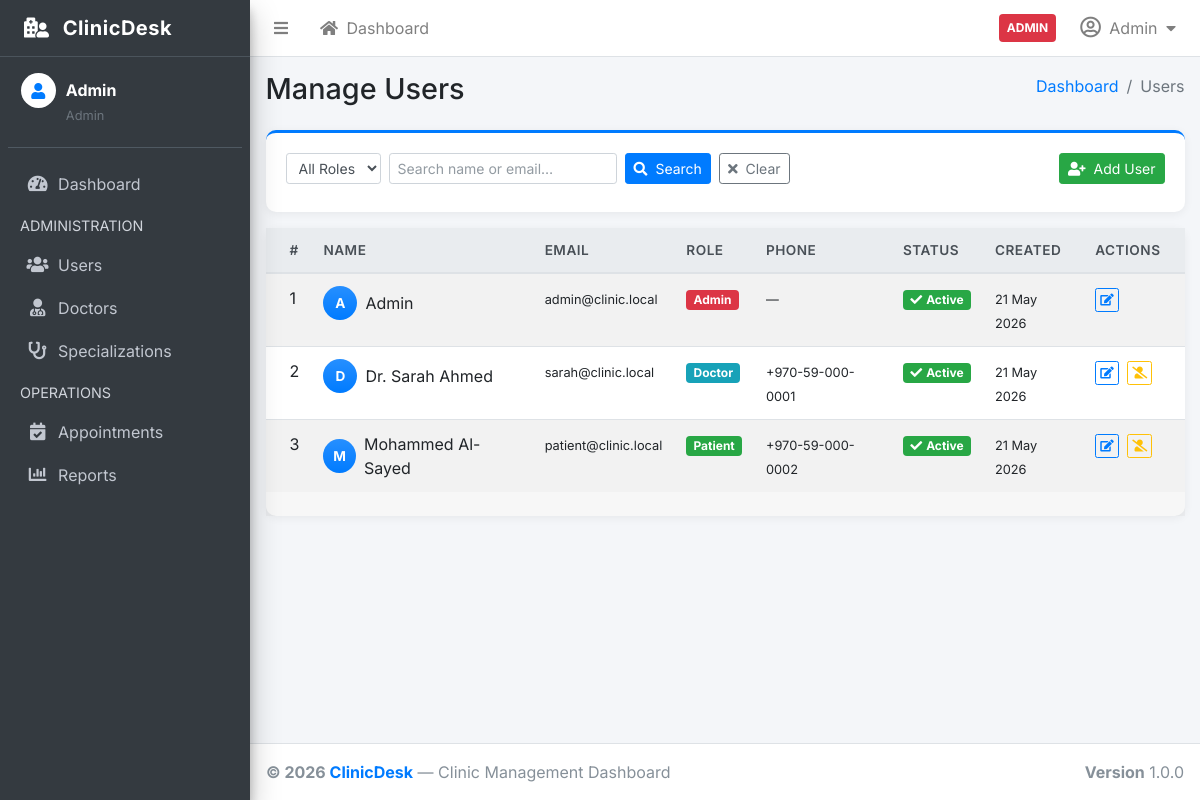
The app's page /index.php?page=users (signed in) with its own data.
### tables this page shows
CREATE TABLE IF NOT EXISTS users (
    id         INT UNSIGNED AUTO_INCREMENT PRIMARY KEY,
    name       VARCHAR(120)  NOT NULL,
    email      VARCHAR(180)  NOT NULL UNIQUE,
    password   VARCHAR(255)  NOT NULL,
    role       ENUM('admin','doctor','patient') NOT NULL DEFAULT 'patient',
    phone      VARCHAR(20)   DEFAULT NULL,
    avatar     VARCHAR(255)  DEFAULT NULL,
    is_active  TINYINT(1)    NOT NULL DEFAULT 1,
    created_at TIMESTAMP     NOT NULL DEFAULT CURRENT_TIMESTAMP
);

### controllers/UserController.php (called while the page is built, shortened)
<?php
require_once __DIR__ . '/../core/Auth.php';
require_once __DIR__ . '/../core/Paginator.php';
require_once __DIR__ . '/../core/helpers.php';
require_once __DIR__ . '/../models/UserModel.php';
class UserController
{
    private UserModel $users;
    public function __construct()
    {
        $this->users   = new UserModel();
    }
    public function index(): void
    {
        $role    = $_GET['role']   ?? '';
        $search  = trim($_GET['search'] ?? '');
        $pageNum = currentPageNum();
        $total     = $this->users->countAll($role, $search);
        $paginator = new Paginator($total, ITEMS_PER_PAGE, $pageNum);
        $usersList = $this->users->getAllPaginated($paginator->offset(), ITEMS_PER_PAGE, $role, $search);
        require_once __DIR__ . '/../views/users/index.php';
    }
}

### core/Auth.php (called while the page is built, shortened)
<?php
require_once __DIR__ . '/../core/helpers.php';
class Auth
{
    public static function currentUser(): ?array
    {
        return $_SESSION['user'] ?? null;
    }
}

### core/Database.php (called while the page is built, shortened)
<?php
class Database
{
    private static ?Database $instance = null;
    private mysqli $conn;
    private function __construct()
    {
        $this->conn = new mysqli(DB_HOST, DB_USER, DB_PASS, DB_NAME);
        $this->conn->set_charset(DB_CHARSET);
    }
    public static function getInstance(): self
    {
        if (self::$instance === null) {
            self::$instance = new self();
        }
        return self::$instance;
    }
    public function query(string $sql, string $types = '', array $params = []): mysqli_result|bool
    {
        $stmt = $this->conn->prepare($sql);
        if ($types !== '' && count($params) > 0) {
            $stmt->bind_param($types, ...$params);
        }
        $executed = $stmt->execute();
        $result = $stmt->get_result();
        if ($result instanceof mysqli_result) {
            return $result;
        }
        return true;
    }
}

### models/BaseModel.php (called while the page is built, shortened)
<?php
require_once __DIR__ . '/../core/Database.php';
abstract class BaseModel
{
    protected Database $db;
    public function __construct()
    {
        $this->db = Database::getInstance();
    }
    protected function execute(string $sql, string $types = '', array $params = []): mysqli_result|bool
    {
        return $this->db->query($sql, $types, $params);
    }
    protected function fetchAll(string $sql, string $types = '', array $params = []): array
    {
        $result = $this->execute($sql, $types, $params);
        return $result->fetch_all(MYSQLI_ASSOC);
    }
    protected function fetchCount(string $sql, string $types = '', array $params = []): int
    {
        $result = $this->execute($sql, $types, $params);
        $row = $result->fetch_row();
        return (int) ($row[0] ?? 0);
    }
}

### models/UserModel.php (called while the page is built, shortened)
<?php
require_once __DIR__ . '/BaseModel.php';
class UserModel extends BaseModel
{
    public function getAllPaginated(int $offset, int $limit, string $role = '', string $search = ''): array
    {
        $conditions = [];
        $params     = [];
        $types      = '';
        $where = $conditions ? 'WHERE ' . implode(' AND ', $conditions) : '';
        $params[] = $limit;
        $params[] = $offset;
        $types   .= 'ii';
        return $this->fetchAll(
            "SELECT * FROM users $where ORDER BY created_at DESC LIMIT ? OFFSET ?",
            $types, $params
        );
    }
    public function countAll(string $role = '', string $search = ''): int
    {
        $conditions = [];
        $params     = [];
        $types      = '';
        $where = $conditions ? 'WHERE ' . implode(' AND ', $conditions) : '';
        return $this->fetchCount("SELECT COUNT(*) FROM users $where", $types, $params);
    }
}

### core/helpers.php (called while the page is built, shortened)
<?php
function sanitize(mixed $value): string
{
    return htmlspecialchars((string) $value, ENT_QUOTES, 'UTF-8');
}
function formatDate(string $date): string
{
    return date('d M Y', strtotime($date));
}
function currentPageNum(string $param = 'page_num'): int
{
    return max(1, (int) ($_GET[$param] ?? 1));
}

### core/Paginator.php (called while the page is built, shortened)
<?php
class Paginator
{
    private int $totalItems;
    private int $perPage;
    private int $currentPage;
    public function __construct(int $totalItems, int $perPage, int $currentPage)
    {
        $this->totalItems  = max(0, $totalItems);
        $this->perPage     = max(1, $perPage);
        $this->currentPage = max(1, $currentPage);
        $total = $this->totalPages();
    }
    public function offset(): int
    {
        return ($this->currentPage - 1) * $this->perPage;
    }
    public function totalPages(): int
    {
        return (int) ceil($this->totalItems / $this->perPage);
    }
}

### views/users/index.php (the view, shortened to what this page needs)
<?php
require_once __DIR__ . '/../../core/Auth.php';
require_once __DIR__ . '/../../core/helpers.php';
require_once __DIR__ . '/../partials/header.php';
require_once __DIR__ . '/../partials/navbar.php';
require_once __DIR__ . '/../partials/sidebar.php';
?>
<div class="content-wrapper">
  <div class="content-header">
    <div class="container-fluid">
      <div class="row mb-2">
        <div class="col-sm-6">
          <h1 class="m-0">Manage Users</h1>
        </div>
        <div class="col-sm-6">
          <ol class="breadcrumb float-sm-right">
            <li class="breadcrumb-item"><a href="index.php?page=dashboard">Dashboard</a></li>
            <li class="breadcrumb-item active">Users</li>
          </ol>
        </div>
      </div>
    </div>
  </div>
  <section class="content">
    <div class="container-fluid">
      <div class="card card-outline card-primary">
        <div class="card-body">
          <form method="GET" action="index.php" class="form-inline flex-wrap gap-2">
            <div class="form-group mr-2 mb-2">
              <select name="role" class="form-control form-control-sm">
                <option value="">All Roles</option>
              </select>
            </div>
            <div class="form-group mr-2 mb-2">
              <input type="text" name="search" class="form-control form-control-sm"
                     placeholder="Search name or email…"
                     value="<?= sanitize($_GET['search'] ?? '') ?>">
            </div>
            <button type="submit" class="btn btn-sm btn-primary mr-2 mb-2">
              <i class="fas fa-search mr-1"></i> Search
            </button>
            <a href="index.php?page=users" class="btn btn-sm btn-outline-secondary mb-2">
              <i class="fas fa-times mr-1"></i> Clear
            </a>
            <a href="index.php?page=users&action=create" class="btn btn-sm btn-success ml-auto mb-2">
              <i class="fas fa-user-plus mr-1"></i> Add User
            </a>
          </form>
        </div>
      </div>
      <div class="card">
        <div class="card-body p-0">
          <table class="table table-hover table-striped mb-0">
            <thead class="thead-light">
              <tr>
                <th>#</th>
                <th>Name</th>
                <th>Email</th>
                <th>Role</th>
                <th>Phone</th>
                <th>Status</th>
                <th>Created</th>
                <th>Actions</th>
              </tr>
            </thead>
            <tbody>
              <?php if (empty($usersList)): ?>
                <tr><td colspan="8" class="text-center text-muted py-4">No users found.</td></tr>
              <?php else: ?>
                <?php foreach ($usersList as $u): ?>
                <tr>
                  <td><?= (int) $u['id'] ?></td>
                  <td>
                    <div class="d-flex align-items-center">
                      <div class="rounded-circle bg-gradient-primary text-white d-flex align-items-center
                                  justify-content-center mr-2 font-weight-bold"
                           style="width:34px;height:34px;font-size:.85rem;background:#4e73df">
                        <?= strtoupper(mb_substr($u['name'], 0, 1)) ?>
                      </div>
                      <span><?= sanitize($u['name']) ?></span>
                    </div>
                  </td>
                  <td><small><?= sanitize($u['email']) ?></small></td>
                  <td>
                    <span class="badge <?=
                      $u['role'] === 'admin'   ? 'badge-danger' :
                      ($u['role'] === 'doctor' ? 'badge-info'   : 'badge-success')
                    ?>">
                      <?= sanitize(ucfirst($u['role'])) ?>
                    </span>
                  </td>
                  <td><small><?= sanitize($u['phone'] ?? '—') ?></small></td>
                  <td>
                    <?php if ((int) $u['is_active']): ?>
                      <span class="badge badge-success"><i class="fas fa-check mr-1"></i>Active</span>
                    <?php else: ?>
                      <span class="badge badge-danger"><i class="fas fa-ban mr-1"></i>Suspended</span>
                    <?php endif; ?>
                  </td>
                  <td><small><?= sanitize(formatDate($u['created_at'])) ?></small></td>
                  <td>
                    <a href="index.php?page=users&action=edit&id=<?= (int) $u['id'] ?>"
                       class="btn btn-xs btn-outline-primary mr-1" title="Edit">
                      <i class="fas fa-edit"></i>
                    </a>
                    <?php $currentId = \Auth::currentUser()['id']; ?>
                    <?php if ((int) $u['id'] !== $currentId): ?>
                    <form method="POST" action="index.php?page=users&action=toggle" class="d-inline"
                          onsubmit="return confirm('Toggle account status?')">
                      <button type="submit" class="btn btn-xs <?= $u['is_active'] ? 'btn-outline-warning' : 'btn-outline-success' ?>"
                              title="<?= $u['is_active'] ? 'Deactivate' : 'Activate' ?>">
                        <i class="fas <?= $u['is_active'] ? 'fa-user-slash' : 'fa-user-check' ?>"></i>
                      </button>
                    </form>
                    <?php endif; ?>
                  </td>
                </tr>
                <?php endforeach; ?>
              <?php endif; ?>
            </tbody>
          </table>
        </div>
        <?php if (isset($paginator)): ?>
        <div class="card-footer">
        </div>
        <?php endif; ?>
      </div>
    </div>
  </section>
</div>
<?php require_once __DIR__ . '/../partials/footer.php'; ?>

### views/partials/navbar.php (shortened to what this page needs)
<?php
require_once __DIR__ . '/../../core/Auth.php';
$currentUser = Auth::currentUser();
?>
<nav class="main-header navbar navbar-expand navbar-white navbar-light">
  <ul class="navbar-nav">
    <li class="nav-item">
      <a class="nav-link" data-widget="pushmenu" href="#" role="button">
        <i class="fas fa-bars"></i>
      </a>
    </li>
    <li class="nav-item d-none d-sm-inline-block">
      <a href="index.php?page=dashboard" class="nav-link">
        <i class="fas fa-home mr-1"></i> Dashboard
      </a>
    </li>
  </ul>
  <ul class="navbar-nav ml-auto">
    <li class="nav-item d-flex align-items-center mr-2">
      <span class="badge badge-<?=
        $currentUser['role'] === 'admin'   ? 'danger' :
        ($currentUser['role'] === 'doctor' ? 'info'   : 'success')
      ?> p-2 text-uppercase">
        <?= sanitize($currentUser['role']) ?>
      </span>
    </li>
    <li class="nav-item dropdown">
      <a class="nav-link" data-toggle="dropdown" href="#">
        <i class="far fa-user-circle fa-lg mr-1"></i>
        <span class="d-none d-sm-inline"><?= sanitize($currentUser['name']) ?></span>
        <i class="fas fa-caret-down ml-1"></i>
      </a>
    </li>
  </ul>
</nav>

### views/partials/sidebar.php (shortened to what this page needs)
<?php
require_once __DIR__ . '/../../core/Auth.php';
$currentUser = Auth::currentUser();
$role        = $currentUser['role'];
$currentPage = $_GET['page']   ?? 'dashboard';
function sidebarActive(string $page, string $action = ''): string {
    global $currentPage, $currentAct;
    if ($currentPage !== $page) return '';
    return 'active';
}
?>
<aside class="main-sidebar sidebar-dark-primary elevation-4">
  <a href="index.php?page=dashboard" class="brand-link">
    <i class="fas fa-hospital-user ml-3 mr-2 text-white"></i>
    <span class="brand-text font-weight-bold">ClinicDesk</span>
  </a>
  <div class="sidebar">
    <div class="user-panel mt-3 pb-3 mb-3 d-flex">
      <div class="image">
        <div class="img-circle bg-white text-center d-flex align-items-center justify-content-center"
             style="width:35px;height:35px;border-radius:50%;overflow:hidden">
          <?php if (!empty($currentUser['avatar']) && file_exists($currentUser['avatar'])): ?>
            <img src="<?= BASE_URL ?>/<?= sanitize($currentUser['avatar']) ?>" alt="Avatar"
                 style="width:100%;height:100%;object-fit:cover">
          <?php else: ?>
            <i class="fas fa-user text-primary"></i>
          <?php endif; ?>
        </div>
      </div>
      <div class="info">
        <a href="index.php?page=profile" class="d-block text-white font-weight-bold">
          <?= sanitize($currentUser['name']) ?>
        </a>
        <small class="text-muted text-capitalize"><?= sanitize($role) ?></small>
      </div>
    </div>
    <nav class="mt-2">
      <ul class="nav nav-pills nav-sidebar flex-column" data-widget="treeview" role="menu">
        <li class="nav-item">
          <a href="index.php?page=dashboard" class="nav-link <?= sidebarActive('dashboard') ?>">
            <i class="nav-icon fas fa-tachometer-alt"></i>
            <p>Dashboard</p>
          </a>
        </li>
        <?php if ($role === 'admin'): ?>
          <li class="nav-header">ADMINISTRATION</li>
          <li class="nav-item">
            <a href="index.php?page=users" class="nav-link <?= sidebarActive('users') ?>">
              <i class="nav-icon fas fa-users"></i>
              <p>Users</p>
            </a>
          </li>
          <li class="nav-item">
            <a href="index.php?page=doctors" class="nav-link <?= sidebarActive('doctors') ?>">
              <i class="nav-icon fas fa-user-md"></i>
              <p>Doctors</p>
            </a>
          </li>
          <li class="nav-item">
            <a href="index.php?page=doctors&action=specializations" class="nav-link <?= sidebarActive('doctors','specializations') ?>">
              <i class="nav-icon fas fa-stethoscope"></i>
              <p>Specializations</p>
            </a>
          </li>
          <li class="nav-header">OPERATIONS</li>
          <li class="nav-item">
            <a href="index.php?page=appointments" class="nav-link <?= sidebarActive('appointments') ?>">
              <i class="nav-icon fas fa-calendar-check"></i>
              <p>Appointments</p>
            </a>
          </li>
          <li class="nav-item">
            <a href="index.php?page=reports" class="nav-link <?= sidebarActive('reports') ?>">
              <i class="nav-icon fas fa-chart-bar"></i>
              <p>Reports</p>
            </a>
          </li>
        <?php endif; ?>
      </ul>
    </nav>
  </div>
</aside>

### views/partials/header.php (style rules this page uses)
body { font-family: 'Inter', sans-serif; }
.brand-text { font-weight: 700; letter-spacing: 0.5px; }
.card { border-radius: 10px; box-shadow: 0 2px 10px rgba(0,0,0,.06); }
.badge { font-size: .75em; padding: .35em .6em; }
.table th { font-weight: 600; font-size: .85rem; text-transform: uppercase; letter-spacing: .5px; }

### records on screen
users: role "ADMIN", name "Admin", role "Admin", id "1", name "A", email "admin@clinic.local", phone "—", is_active 1 (drawn), created_at "21 May 2026"
users: id "2", name "D", name "Dr. Sarah Ahmed", email "sarah@clinic.local", role "Doctor", phone "+970-59-000-0001", is_active 1 (drawn), created_at "21 May 2026"
users: id "3", name "M", name "Mohammed Al-Sayed", email "patient@clinic.local", role "Patient", phone "+970-59-000-0002", is_active 1 (drawn), created_at "21 May 2026"

### other values on screen
APP_NAME "ClinicDesk"
APP_VERSION "1.0.0"
